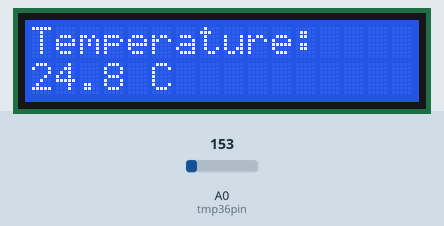
The sketch below on a simulated Arduino Uno, built with avr-gcc and run on an emulated ATmega328P. Shown: 16×2 character LCD. The test bench sets the inputs (shaded band); at power-on: A0 (tmp36pin) = 153. What the sketch prints to the serial monitor is not drawn.

Above: at 1.2 s.
1.3 s: A0 (tmp36pin) set to 165
At 2.4 s:
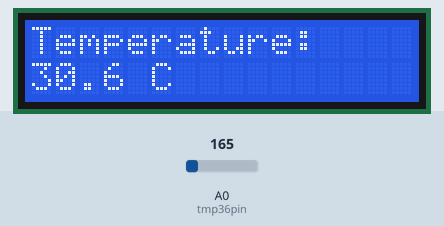
3.5 s: A0 (tmp36pin) set to 175
At 5.2 s:
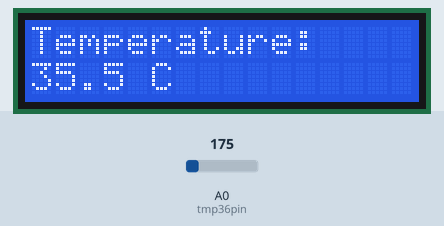
5.5 s: A0 (tmp36pin) set to 191
At 6.9 s:
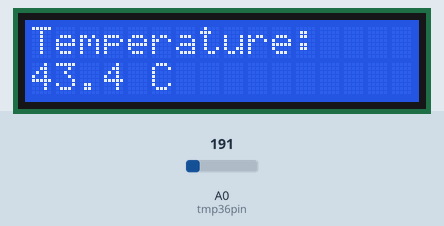
Timing chart, 0 to 8.5 s (numbered marks = the images above; inputs shaded):
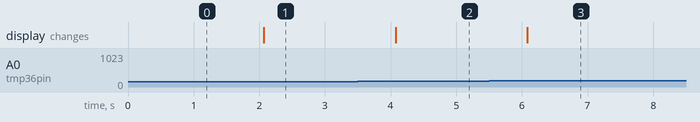

The sketch:

main_code.ino
```cpp
// C++ code
//
#include <LiquidCrystal.h>

//Define the pins for the LCD
LiquidCrystal lcd(12,11,5,4,3,2);

//Define the pin for the TMP36 temperature sensor
const int tmp36pin = A0;

void setup()
{
// Set up the LCD columns and rows
  lcd.begin(16, 2);

  // Print initial message on the LCD
  lcd.print("Temperature:");

  // Initialize serial communication for debugging (optional)
  Serial.begin(9600);
}

void loop()
{
   // Read the analog value from the TMP36
  int sensorValue = analogRead(tmp36pin);

  // Convert analog value to voltage
  float voltage = sensorValue * (5.0 / 1023.0);

  // Convert voltage to temperature in Celsius
  float temperatureC = (voltage - 0.5) * 100.0;

  // Convert Celsius to Fahrenheit
  float temperatureF = (temperatureC * 9.0 / 5.0) + 32.0;

  // Print temperature on the LCD
  lcd.setCursor(0, 1); // Set cursor to the second line
  lcd.print(temperatureC, 1); // Display temperature in Celsius with 1 decimal place
  lcd.print(" C   ");

  // Print temperature to Serial Monitor (optional)
  Serial.print("Temperature: ");
  Serial.print(temperatureC, 1);
  Serial.println(" °C");

  // Delay for a moment before taking the next reading
  delay(1000);
}
```

Measured:
- after the input at 1.3 s, the display: changes after 0.77 s (image 1)
- after the input at 3.5 s, the display: changes after 0.57 s (image 2)
- after the input at 5.5 s, the display: changes after 0.58 s (image 3)
